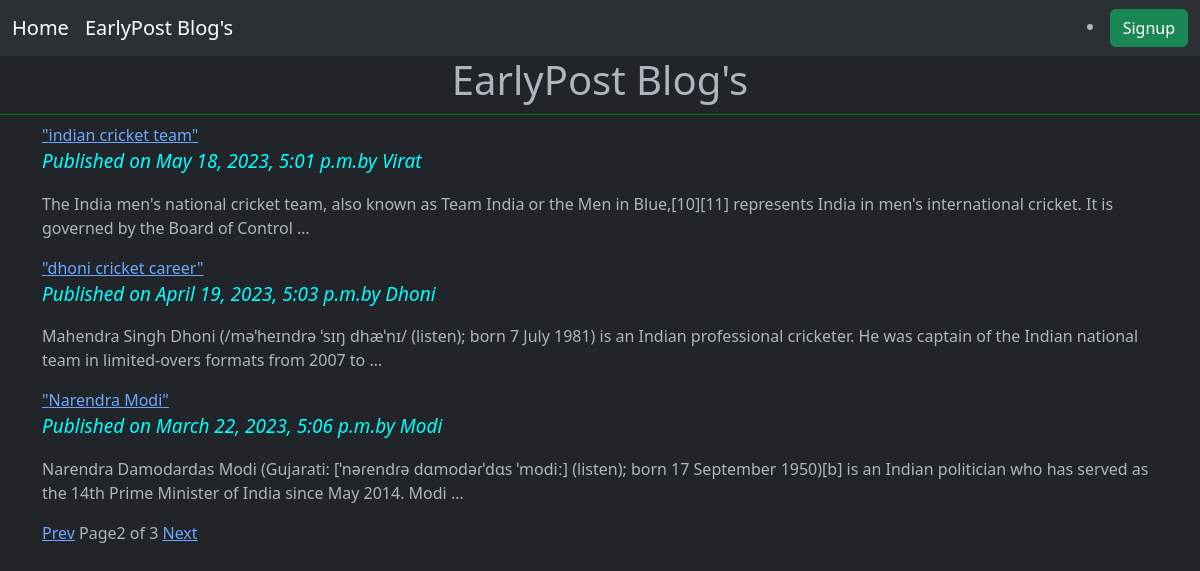
The page /list/?page=2 on the database its author committed.
### blogapp/models.py (models this page shows, shortened)
class Post(models.Model):
    Status_Choices=(('draft','Draft'),('published','Published'))
    title =models.CharField(max_length=256)
    slug=models.SlugField(max_length=256,unique_for_date='publish')
    author=models.ForeignKey(User,related_name='blog_posts',on_delete=models.CASCADE)
    body=models.CharField(max_length=1000)
    publish=models.DateTimeField(default=timezone.now)
    created=models.DateTimeField(auto_now_add=True)
    updated=models.DateTimeField(auto_now=True)
    status=models.CharField(max_length=50,choices=Status_Choices,default='draft')
    class Meta:
        ordering=('-publish',)
    def get_absolute_url(self):
        return reverse('post_detail',args=[self.publish.year,self.publish.strftime('%m'),
        self.publish.strftime('%d'),self.slug])

### blogapp/views.py (the view)
# urls.py: path('list/', views.post_list),
def post_list(request):
    post_list=Post.objects.filter(status__exact='published')
    paginator=Paginator(post_list,3)
    page_number=request.GET.get('page')# page is a predefined word
    try:
        post_list=paginator.page(page_number)
    except PageNotAnInteger:
        post_list=paginator.page(1)
    except EmptyPage:
        post_list=paginator.page(paginator.num_pages)
    return render(request,'blogapp/post_list.html',{'post_list':post_list})

### templates/blogapp/post_list.html
{%extends 'blogapp/test.html'%}
{%block title_block%}
{%block content%}
<h1>EarlyPost Blog's</h1>
  <div class="jumbotron">
  <div class="container">
  {%for post in post_list%}
<a href="{{post.get_absolute_url}}" <h2>"{{post.title}}"</h2></a>
<p id="date">Published on {{post.publish}}by {{post.author|title}}{{post.body|truncatewords:30|linebreaks}}
  {%endfor%}
  {%include 'blogapp/paginator.html' with page=post_list%}
</div>
</div>
  {%endblock%}
{%endblock%}

### static/CSS/blog.css (style rules this page uses)
h1 { text-align:center; border-bottom: 1px solid green; padding-bottom: 10px; }
#date { color:cyan; font-size:19px; font-style: italic; }

### rows shown on the page
Post: title "indian cricket team", publish "May 18, 2023, 5:01 p.m.", author "Virat", body "The India men's national cricket team, also known as Team India or the Men in Blue,[10][11] represents India in men's international cricket. It is governed by the Board of Control …"
Post: title "dhoni cricket career", publish "April 19, 2023, 5:03 p.m.", author "Dhoni", body "Mahendra Singh Dhoni (/məˈheɪndrə ˈsɪŋ dhæˈnɪ/ (listen); born 7 July 1981) is an Indian professional cricketer. He was captain of the Indian national team in limited-overs formats from 2007 to …"
Post: title "Narendra Modi", publish "March 22, 2023, 5:06 p.m.", author "Modi", body "Narendra Damodardas Modi (Gujarati: [ˈnəɾendɾə dɑmodəɾˈdɑs ˈmodiː] (listen); born 17 September 1950)[b] is an Indian politician who has served as the 14th Prime Minister of India since May 2014. Modi …"

### other values the page prints
{{ page.number }} "2"
{{ page.paginator.num_pages }} "3"
